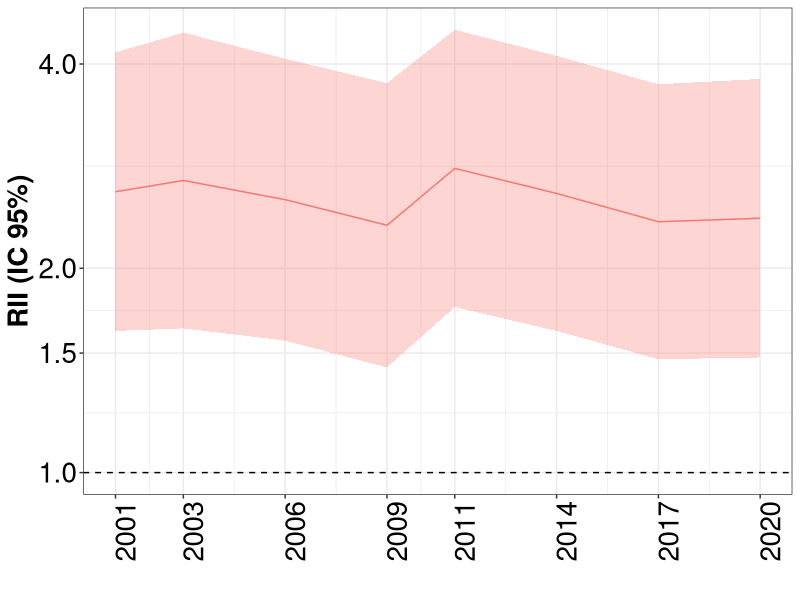
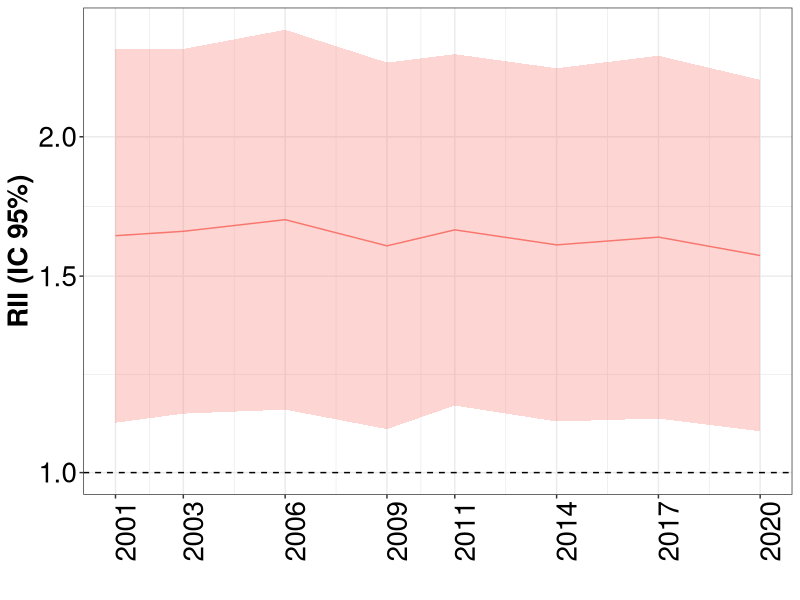
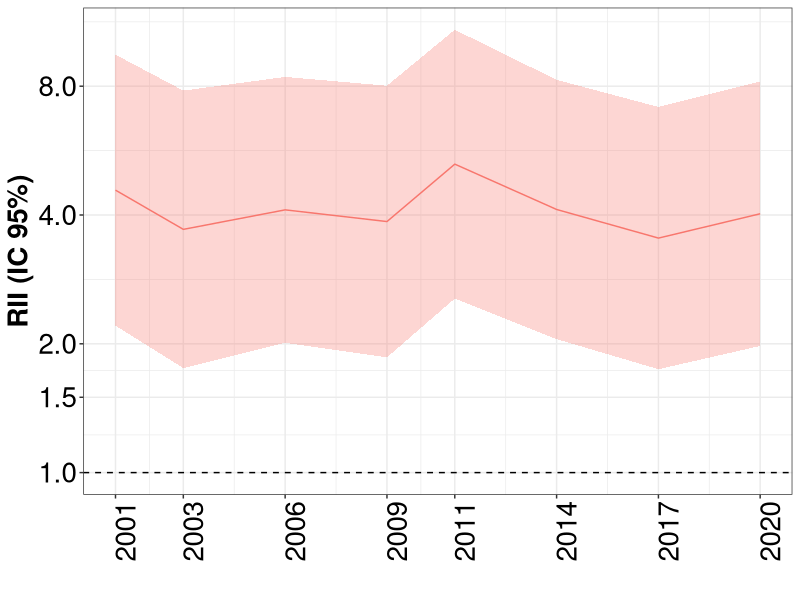
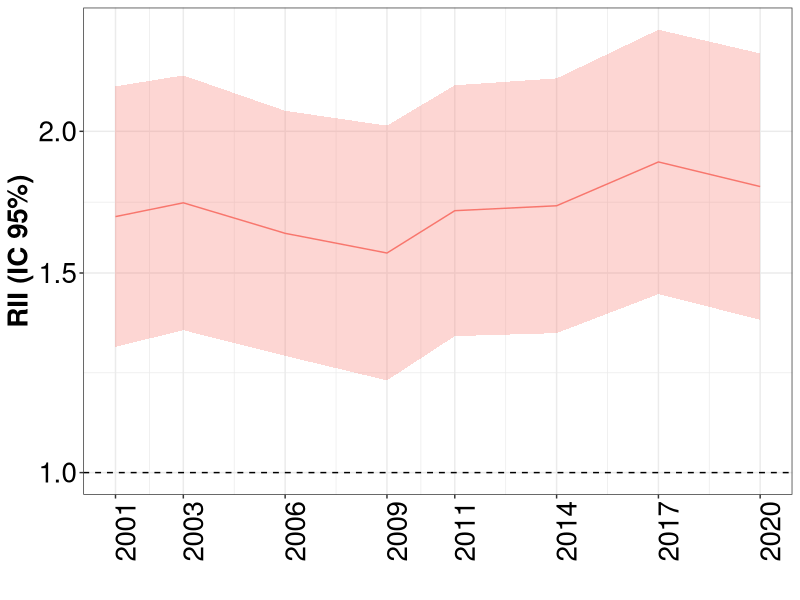
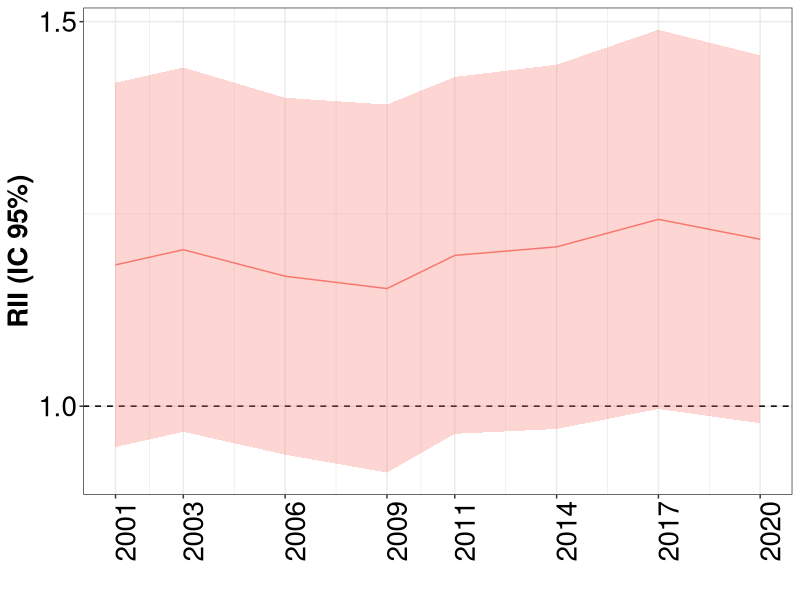
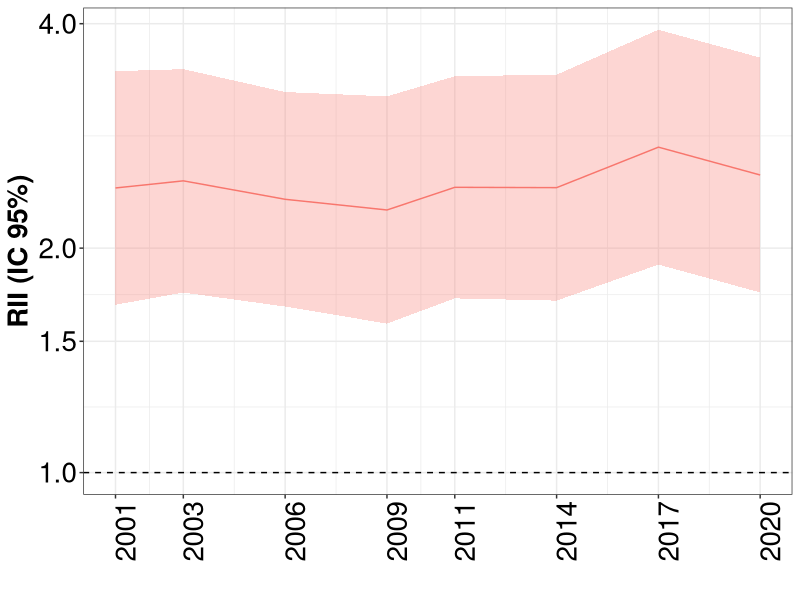
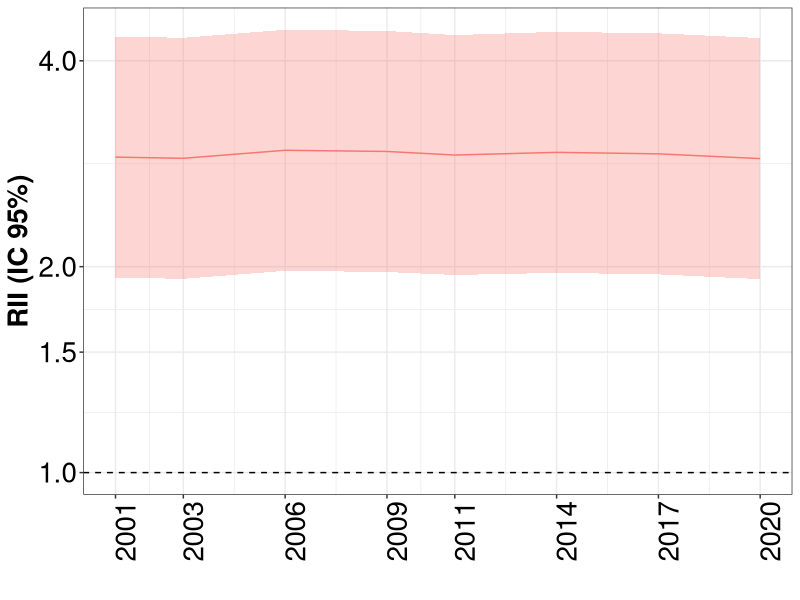
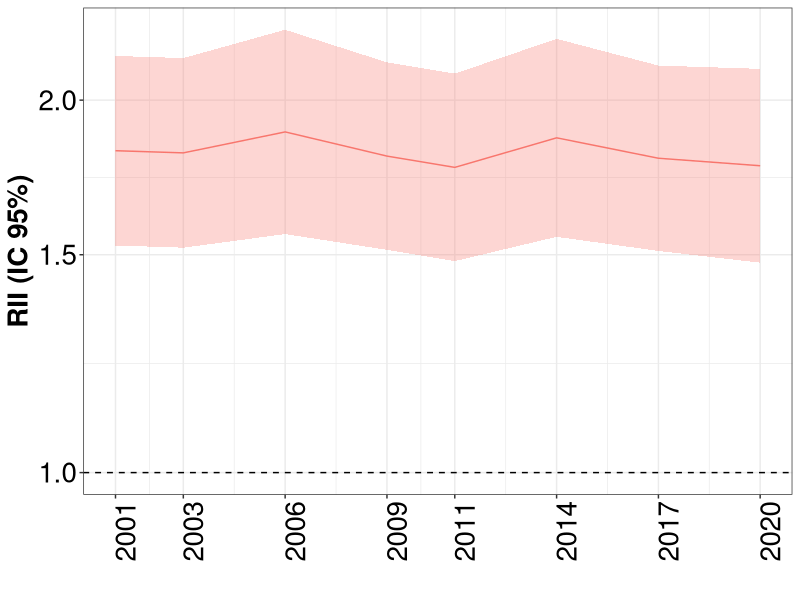

Source code (R) for these figures, in order:
## ---- chunk 1
knitr::opts_chunk$set(echo = TRUE)
library(tidyverse)
library(readxl)
library(ggplot2)

## ---- chunk 2

desigualdades_rii <- read.csv("rii.csv")
datos_ca <- desigualdades_rii %>%
  filter(abreviatura == "IB")

## ---- chunk 3

datos_ca %>%
  filter(fr =="diabetes", sexo=="Overall") %>%
  ggplot(aes(x=as.Date(encuesta), y=rii, ymin=rii_infci, ymax=rii_supci, group=fr)) +
  geom_hline(yintercept = 1, lty = 2) +
  geom_ribbon(alpha=0.3, aes(fill=fr)) +
  geom_line(aes(color=fr)) +
  scale_y_continuous(trans="log", breaks=c(0.75, 1, 1.5, 2, 4, 8, 16, 32))+
  scale_x_date(date_labels = "%Y", breaks = unique(as.Date(datos_ca$encuesta)))+
  labs(x="", y="RII (IC 95%)")+
  theme_bw()+
  theme(axis.text=element_text(size=20, color="black"),
                  axis.title=element_text(size=20, face="bold", color="black"),
                  axis.text.x = element_text(angle = 90),
                  strip.text = element_text(size=20, face="bold", color="black"),
                  legend.position="none")

## ---- chunk 4

datos_ca %>%
  filter(fr =="diabetes", sexo=="Hombre") %>%
  ggplot(aes(x=as.Date(encuesta), y=rii, ymin=rii_infci, ymax=rii_supci, group=fr)) +
  geom_hline(yintercept = 1, lty = 2) +
  geom_ribbon(alpha=0.3, aes(fill=fr)) +
  geom_line(aes(color=fr)) +
  scale_y_continuous(trans="log", breaks=c(0.75, 1, 1.5, 2, 4, 8, 16, 32))+
  scale_x_date(date_labels = "%Y", breaks = unique(as.Date(datos_ca$encuesta)))+
  labs(x="", y="RII (IC 95%)")+
  theme_bw()+
  theme(axis.text=element_text(size=20, color="black"),
                  axis.title=element_text(size=20, face="bold", color="black"),
                  axis.text.x = element_text(angle = 90),
                  strip.text = element_text(size=20, face="bold", color="black"),
                  legend.position="none")

## ---- chunk 5

datos_ca %>%
  filter(fr =="diabetes", sexo=="Mujeres") %>%
  ggplot(aes(x=as.Date(encuesta), y=rii, ymin=rii_infci, ymax=rii_supci, group=fr)) +
  geom_hline(yintercept = 1, lty = 2) +
  geom_ribbon(alpha=0.3, aes(fill=fr)) +
  geom_line(aes(color=fr)) +
  scale_y_continuous(trans="log", breaks=c(0.75, 1, 1.5, 2, 4, 8, 16, 32))+
  scale_x_date(date_labels = "%Y", breaks = unique(as.Date(datos_ca$encuesta)))+
  labs(x="", y="RII (IC 95%)")+
  theme_bw()+
  theme(axis.text=element_text(size=20, color="black"),
                  axis.title=element_text(size=20, face="bold", color="black"),
                  axis.text.x = element_text(angle = 90),
                  strip.text = element_text(size=20, face="bold", color="black"),
                  legend.position="none")

## ---- chunk 6

datos_ca %>%
  filter(fr =="hta", sexo=="Overall") %>%
  ggplot(aes(x=as.Date(encuesta), y=rii, ymin=rii_infci, ymax=rii_supci, group=fr)) +
  geom_hline(yintercept = 1, lty = 2) +
  geom_ribbon(alpha=0.3, aes(fill=fr)) +
  geom_line(aes(color=fr)) +
  scale_y_continuous(trans="log", breaks=c(0.75, 1, 1.5, 2, 4, 8, 16, 32))+
  scale_x_date(date_labels = "%Y", breaks = unique(as.Date(datos_ca$encuesta)))+
  labs(x="", y="RII (IC 95%)")+
  theme_bw()+
  theme(axis.text=element_text(size=20, color="black"),
                  axis.title=element_text(size=20, face="bold", color="black"),
                  axis.text.x = element_text(angle = 90),
                  strip.text = element_text(size=20, face="bold", color="black"),
                  legend.position="none")
## ---- chunk 7

datos_ca %>%
  filter(fr =="hta", sexo=="Hombre") %>%
  ggplot(aes(x=as.Date(encuesta), y=rii, ymin=rii_infci, ymax=rii_supci, group=fr)) +
  geom_hline(yintercept = 1, lty = 2) +
  geom_ribbon(alpha=0.3, aes(fill=fr)) +
  geom_line(aes(color=fr)) +
  scale_y_continuous(trans="log", breaks=c(0.75, 1, 1.5, 2, 4, 8, 16, 32))+
  scale_x_date(date_labels = "%Y", breaks = unique(as.Date(datos_ca$encuesta)))+
  labs(x="", y="RII (IC 95%)")+
  theme_bw()+
  theme(axis.text=element_text(size=20, color="black"),
                  axis.title=element_text(size=20, face="bold", color="black"),
                  axis.text.x = element_text(angle = 90),
                  strip.text = element_text(size=20, face="bold", color="black"),
                  legend.position="none")

## ---- chunk 8

datos_ca %>%
  filter(fr =="hta", sexo=="Mujeres") %>%
  ggplot(aes(x=as.Date(encuesta), y=rii, ymin=rii_infci, ymax=rii_supci, group=fr)) +
  geom_hline(yintercept = 1, lty = 2) +
  geom_ribbon(alpha=0.3, aes(fill=fr)) +
  geom_line(aes(color=fr)) +
  scale_y_continuous(trans="log", breaks=c(0.75, 1, 1.5, 2, 4, 8, 16, 32))+
  scale_x_date(date_labels = "%Y", breaks = unique(as.Date(datos_ca$encuesta)))+
  labs(x="", y="RII (IC 95%)")+
  theme_bw()+
  theme(axis.text=element_text(size=20, color="black"),
                  axis.title=element_text(size=20, face="bold", color="black"),
                  axis.text.x = element_text(angle = 90),
                  strip.text = element_text(size=20, face="bold", color="black"),
                  legend.position="none")

## ---- chunk 9

datos_ca %>%
  filter(fr =="obesity", sexo=="Overall") %>%
  ggplot(aes(x=as.Date(encuesta), y=rii, ymin=rii_infci, ymax=rii_supci, group=fr)) +
  geom_hline(yintercept = 1, lty = 2) +
  geom_ribbon(alpha=0.3, aes(fill=fr)) +
  geom_line(aes(color=fr)) +
  scale_y_continuous(trans="log", breaks=c(0.75, 1, 1.5, 2, 4, 8, 16, 32))+
  scale_x_date(date_labels = "%Y", breaks = unique(as.Date(datos_ca$encuesta)))+
  labs(x="", y="RII (IC 95%)")+
  theme_bw()+
  theme(axis.text=element_text(size=20, color="black"),
                  axis.title=element_text(size=20, face="bold", color="black"),
                  axis.text.x = element_text(angle = 90),
                  strip.text = element_text(size=20, face="bold", color="black"),
                  legend.position="none")
## ---- chunk 10

datos_ca %>%
  filter(fr =="obesity", sexo=="Hombre") %>%
  ggplot(aes(x=as.Date(encuesta), y=rii, ymin=rii_infci, ymax=rii_supci, group=fr)) +
  geom_hline(yintercept = 1, lty = 2) +
  geom_ribbon(alpha=0.3, aes(fill=fr)) +
  geom_line(aes(color=fr)) +
  scale_y_continuous(trans="log", breaks=c(0.75, 1, 1.5, 2, 4, 8, 16, 32))+
  scale_x_date(date_labels = "%Y", breaks = unique(as.Date(datos_ca$encuesta)))+
  labs(x="", y="RII (IC 95%)")+
  theme_bw()+
  theme(axis.text=element_text(size=20, color="black"),
                  axis.title=element_text(size=20, face="bold", color="black"),
                  axis.text.x = element_text(angle = 90),
                  strip.text = element_text(size=20, face="bold", color="black"),
                  legend.position="none")

## ---- chunk 11

datos_ca %>%
  filter(fr =="obesity", sexo=="Mujeres") %>%
  ggplot(aes(x=as.Date(encuesta), y=rii, ymin=rii_infci, ymax=rii_supci, group=fr)) +
  geom_hline(yintercept = 1, lty = 2) +
  geom_ribbon(alpha=0.3, aes(fill=fr)) +
  geom_line(aes(color=fr)) +
  scale_y_continuous(trans="log", breaks=c(0.75, 1, 1.5, 2, 4, 8, 16, 32))+
  scale_x_date(date_labels = "%Y", breaks = unique(as.Date(datos_ca$encuesta)))+
  labs(x="", y="RII (IC 95%)")+
  theme_bw()+
  theme(axis.text=element_text(size=20, color="black"),
                  axis.title=element_text(size=20, face="bold", color="black"),
                  axis.text.x = element_text(angle = 90),
                  strip.text = element_text(size=20, face="bold", color="black"),
                  legend.position="none")

## ---- chunk 12

datos_ca %>%
  filter(fr =="col", sexo=="Overall") %>%
  ggplot(aes(x=as.Date(encuesta), y=rii, ymin=rii_infci, ymax=rii_supci, group=fr)) +
  geom_hline(yintercept = 1, lty = 2) +
  geom_ribbon(alpha=0.3, aes(fill=fr)) +
  geom_line(aes(color=fr)) +
  scale_y_continuous(trans="log", breaks=c(0.75, 1, 1.5, 2, 4, 8, 16, 32))+
  scale_x_date(date_labels = "%Y", breaks = unique(as.Date(datos_ca$encuesta)))+
  labs(x="", y="RII (IC 95%)")+
  theme_bw()+
  theme(axis.text=element_text(size=20, color="black"),
                  axis.title=element_text(size=20, face="bold", color="black"),
                  axis.text.x = element_text(angle = 90),
                  strip.text = element_text(size=20, face="bold", color="black"),
                  legend.position="none")
## ---- chunk 13

datos_ca %>%
  filter(fr =="col", sexo=="Hombre") %>%
  ggplot(aes(x=as.Date(encuesta), y=rii, ymin=rii_infci, ymax=rii_supci, group=fr)) +
  geom_hline(yintercept = 1, lty = 2) +
  geom_ribbon(alpha=0.3, aes(fill=fr)) +
  geom_line(aes(color=fr)) +
  scale_y_continuous(trans="log", breaks=c(0.75, 1, 1.5, 2, 4, 8, 16, 32))+
  scale_x_date(date_labels = "%Y", breaks = unique(as.Date(datos_ca$encuesta)))+
  labs(x="", y="RII (IC 95%)")+
  theme_bw()+
  theme(axis.text=element_text(size=20, color="black"),
                  axis.title=element_text(size=20, face="bold", color="black"),
                  axis.text.x = element_text(angle = 90),
                  strip.text = element_text(size=20, face="bold", color="black"),
                  legend.position="none")

## ---- chunk 14

datos_ca %>%
  filter(fr =="col", sexo=="Mujeres") %>%
  ggplot(aes(x=as.Date(encuesta), y=rii, ymin=rii_infci, ymax=rii_supci, group=fr)) +
  geom_hline(yintercept = 1, lty = 2) +
  geom_ribbon(alpha=0.3, aes(fill=fr)) +
  geom_line(aes(color=fr)) +
  scale_y_continuous(trans="log", breaks=c(0.75, 1, 1.5, 2, 4, 8, 16, 32))+
  scale_x_date(date_labels = "%Y", breaks = unique(as.Date(datos_ca$encuesta)))+
  labs(x="", y="RII (IC 95%)")+
  theme_bw()+
  theme(axis.text=element_text(size=20, color="black"),
                  axis.title=element_text(size=20, face="bold", color="black"),
                  axis.text.x = element_text(angle = 90),
                  strip.text = element_text(size=20, face="bold", color="black"),
                  legend.position="none")

## ---- chunk 15

datos_ca %>%
  filter(fr =="sedentario", sexo=="Overall") %>%
  ggplot(aes(x=as.Date(encuesta), y=rii, ymin=rii_infci, ymax=rii_supci, group=fr)) +
  geom_hline(yintercept = 1, lty = 2) +
  geom_ribbon(alpha=0.3, aes(fill=fr)) +
  geom_line(aes(color=fr)) +
  scale_y_continuous(trans="log", breaks=c(0.75, 1, 1.5, 2, 4, 8, 16, 32))+
  scale_x_date(date_labels = "%Y", breaks = unique(as.Date(datos_ca$encuesta)))+
  labs(x="", y="RII (IC 95%)")+
  theme_bw()+
  theme(axis.text=element_text(size=20, color="black"),
                  axis.title=element_text(size=20, face="bold", color="black"),
                  axis.text.x = element_text(angle = 90),
                  strip.text = element_text(size=20, face="bold", color="black"),
                  legend.position="none")
## ---- chunk 16

datos_ca %>%
  filter(fr =="sedentario", sexo=="Hombre") %>%
  ggplot(aes(x=as.Date(encuesta), y=rii, ymin=rii_infci, ymax=rii_supci, group=fr)) +
  geom_hline(yintercept = 1, lty = 2) +
  geom_ribbon(alpha=0.3, aes(fill=fr)) +
  geom_line(aes(color=fr)) +
  scale_y_continuous(trans="log", breaks=c(0.75, 1, 1.5, 2, 4, 8, 16, 32))+
  scale_x_date(date_labels = "%Y", breaks = unique(as.Date(datos_ca$encuesta)))+
  labs(x="", y="RII (IC 95%)")+
  theme_bw()+
  theme(axis.text=element_text(size=20, color="black"),
                  axis.title=element_text(size=20, face="bold", color="black"),
                  axis.text.x = element_text(angle = 90),
                  strip.text = element_text(size=20, face="bold", color="black"),
                  legend.position="none")

## ---- chunk 17

datos_ca %>%
  filter(fr =="sedentario", sexo=="Mujeres") %>%
  ggplot(aes(x=as.Date(encuesta), y=rii, ymin=rii_infci, ymax=rii_supci, group=fr)) +
  geom_hline(yintercept = 1, lty = 2) +
  geom_ribbon(alpha=0.3, aes(fill=fr)) +
  geom_line(aes(color=fr)) +
  scale_y_continuous(trans="log", breaks=c(0.75, 1, 1.5, 2, 4, 8, 16, 32))+
  scale_x_date(date_labels = "%Y", breaks = unique(as.Date(datos_ca$encuesta)))+
  labs(x="", y="RII (IC 95%)")+
  theme_bw()+
  theme(axis.text=element_text(size=20, color="black"),
                  axis.title=element_text(size=20, face="bold", color="black"),
                  axis.text.x = element_text(angle = 90),
                  strip.text = element_text(size=20, face="bold", color="black"),
                  legend.position="none")

## ---- chunk 18

datos_ca %>%
  filter(fr =="smoking", sexo=="Overall") %>%
  ggplot(aes(x=as.Date(encuesta), y=rii, ymin=rii_infci, ymax=rii_supci, group=fr)) +
  geom_hline(yintercept = 1, lty = 2) +
  geom_ribbon(alpha=0.3, aes(fill=fr)) +
  geom_line(aes(color=fr)) +
  scale_y_continuous(trans="log", breaks=c(0.75, 1, 1.5, 2, 4, 8, 16, 32))+
  scale_x_date(date_labels = "%Y", breaks = unique(as.Date(datos_ca$encuesta)))+
  labs(x="", y="RII (IC 95%)")+
  theme_bw()+
  theme(axis.text=element_text(size=20, color="black"),
                  axis.title=element_text(size=20, face="bold", color="black"),
                  axis.text.x = element_text(angle = 90),
                  strip.text = element_text(size=20, face="bold", color="black"),
                  legend.position="none")
## ---- chunk 19

datos_ca %>%
  filter(fr =="smoking", sexo=="Hombre") %>%
  ggplot(aes(x=as.Date(encuesta), y=rii, ymin=rii_infci, ymax=rii_supci, group=fr)) +
  geom_hline(yintercept = 1, lty = 2) +
  geom_ribbon(alpha=0.3, aes(fill=fr)) +
  geom_line(aes(color=fr)) +
  scale_y_continuous(trans="log", breaks=c(0.75, 1, 1.5, 2, 4, 8, 16, 32))+
  scale_x_date(date_labels = "%Y", breaks = unique(as.Date(datos_ca$encuesta)))+
  labs(x="", y="RII (IC 95%)")+
  theme_bw()+
  theme(axis.text=element_text(size=20, color="black"),
                  axis.title=element_text(size=20, face="bold", color="black"),
                  axis.text.x = element_text(angle = 90),
                  strip.text = element_text(size=20, face="bold", color="black"),
                  legend.position="none")

## ---- chunk 20

datos_ca %>%
  filter(fr =="smoking", sexo=="Mujeres") %>%
  ggplot(aes(x=as.Date(encuesta), y=rii, ymin=rii_infci, ymax=rii_supci, group=fr)) +
  geom_hline(yintercept = 1, lty = 2) +
  geom_ribbon(alpha=0.3, aes(fill=fr)) +
  geom_line(aes(color=fr)) +
  scale_y_continuous(trans="log", breaks=c(0.75, 1, 1.5, 2, 4, 8, 16, 32))+
  scale_x_date(date_labels = "%Y", breaks = unique(as.Date(datos_ca$encuesta)))+
  labs(x="", y="RII (IC 95%)")+
  theme_bw()+
  theme(axis.text=element_text(size=20, color="black"),
                  axis.title=element_text(size=20, face="bold", color="black"),
                  axis.text.x = element_text(angle = 90),
                  strip.text = element_text(size=20, face="bold", color="black"),
                  legend.position="none")

## ---- chunk 21

datos_ca %>%
  filter(fr =="alcohol", sexo=="Overall") %>%
  ggplot(aes(x=as.Date(encuesta), y=rii, ymin=rii_infci, ymax=rii_supci, group=fr)) +
  geom_hline(yintercept = 1, lty = 2) +
  geom_ribbon(alpha=0.3, aes(fill=fr)) +
  geom_line(aes(color=fr)) +
  scale_y_continuous(trans="log", breaks=c(0.75, 1, 1.5, 2, 4, 8, 16, 32))+
  scale_x_date(date_labels = "%Y", breaks = unique(as.Date(datos_ca$encuesta)))+
  labs(x="", y="RII (IC 95%)")+
  theme_bw()+
  theme(axis.text=element_text(size=20, color="black"),
                  axis.title=element_text(size=20, face="bold", color="black"),
                  axis.text.x = element_text(angle = 90),
                  strip.text = element_text(size=20, face="bold", color="black"),
                  legend.position="none")
## ---- chunk 22

datos_ca %>%
  filter(fr =="alcohol", sexo=="Hombre") %>%
  ggplot(aes(x=as.Date(encuesta), y=rii, ymin=rii_infci, ymax=rii_supci, group=fr)) +
  geom_hline(yintercept = 1, lty = 2) +
  geom_ribbon(alpha=0.3, aes(fill=fr)) +
  geom_line(aes(color=fr)) +
  scale_y_continuous(trans="log", breaks=c(0.75, 1, 1.5, 2, 4, 8, 16, 32))+
  scale_x_date(date_labels = "%Y", breaks = unique(as.Date(datos_ca$encuesta)))+
  labs(x="", y="RII (IC 95%)")+
  theme_bw()+
  theme(axis.text=element_text(size=20, color="black"),
                  axis.title=element_text(size=20, face="bold", color="black"),
                  axis.text.x = element_text(angle = 90),
                  strip.text = element_text(size=20, face="bold", color="black"),
                  legend.position="none")

## ---- chunk 23

datos_ca %>%
  filter(fr =="alcohol", sexo=="Mujeres") %>%
  ggplot(aes(x=as.Date(encuesta), y=rii, ymin=rii_infci, ymax=rii_supci, group=fr)) +
  geom_hline(yintercept = 1, lty = 2) +
  geom_ribbon(alpha=0.3, aes(fill=fr)) +
  geom_line(aes(color=fr)) +
  scale_y_continuous(trans="log", breaks=c(0.75, 1, 1.5, 2, 4, 8, 16, 32))+
  scale_x_date(date_labels = "%Y", breaks = unique(as.Date(datos_ca$encuesta)))+
  labs(x="", y="RII (IC 95%)")+
  theme_bw()+
  theme(axis.text=element_text(size=20, color="black"),
                  axis.title=element_text(size=20, face="bold", color="black"),
                  axis.text.x = element_text(angle = 90),
                  strip.text = element_text(size=20, face="bold", color="black"),
                  legend.position="none")

